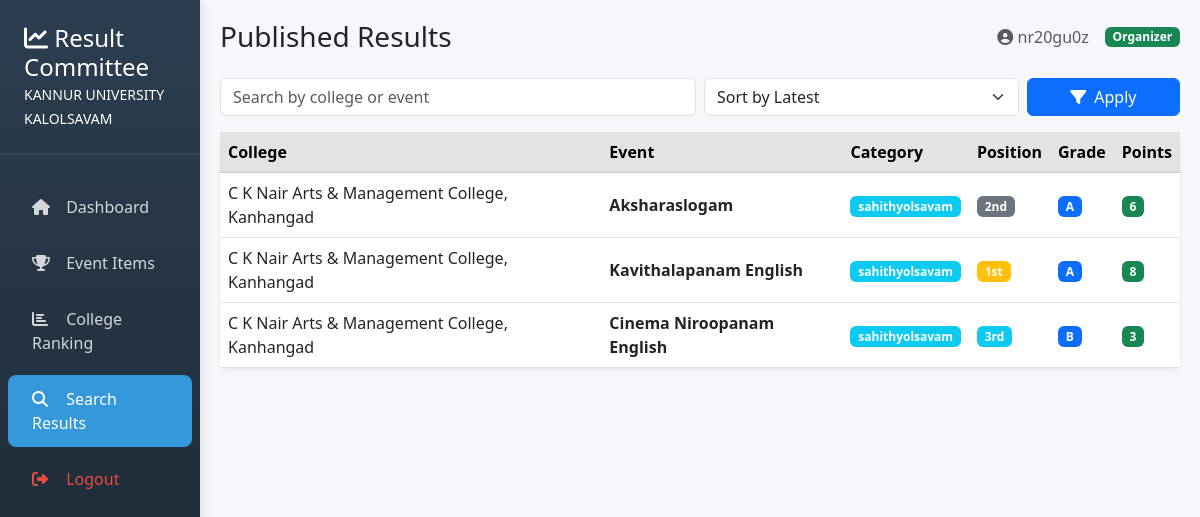
/organizer/student-results/ (signed in), run on an earlier commit of the app's database.
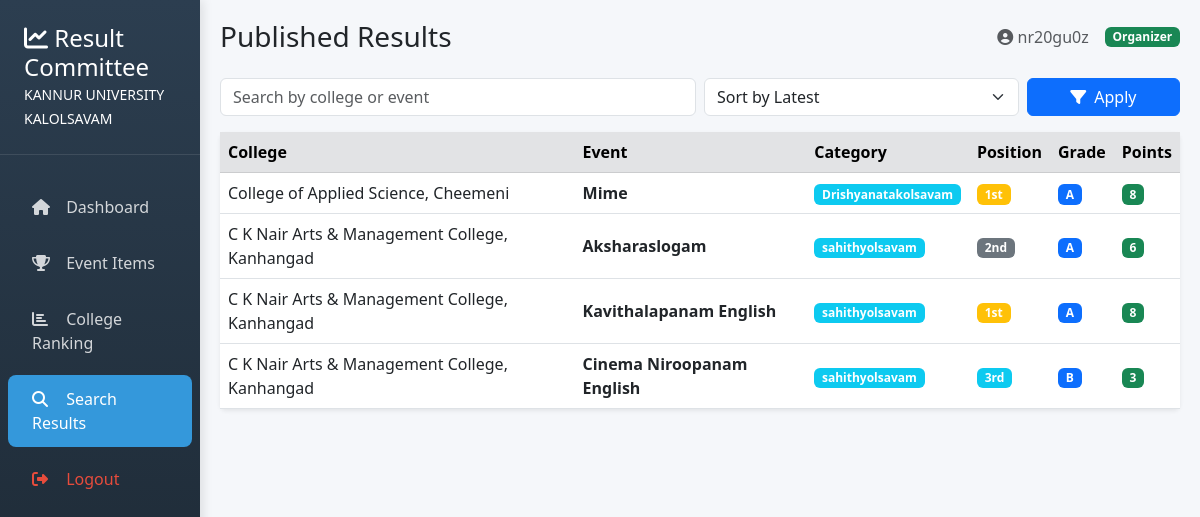
And on a later commit of the database.
### accounts/models.py (models this page shows, shortened)
class Result(models.Model):
    POSITION_CHOICES = [
        (1, "1st"),
        (2, "2nd"),
        (3, "3rd"),
    ]
    GRADE_CHOICES = [
        ("A", "A"),
        ("B", "B"),
        ("C", "C"),
        ("D", "D"),
        ("E", "E"),
    ]
    item = models.ForeignKey(Item, on_delete=models.CASCADE, related_name="results")
    team = models.ForeignKey(Team, on_delete=models.CASCADE, related_name="results")
    position = models.PositiveSmallIntegerField(choices=POSITION_CHOICES)
    grade = models.CharField(max_length=1, choices=GRADE_CHOICES, default="E")
    points = models.IntegerField(default=0)
    is_deleted = models.BooleanField(default=False)
    created_at = models.DateTimeField(default=now)
    class Meta:
        unique_together = ("item", "team")
        ordering = ["position", "-points"]

class Team(models.Model):
    college = models.ForeignKey(College, on_delete=models.CASCADE)
    item = models.ForeignKey(Item, on_delete=models.CASCADE)
    category = models.CharField(max_length=255)
    students = models.ManyToManyField(Student)
    created_at = models.DateTimeField(auto_now_add=True)

class College(models.Model):
    user = models.ForeignKey(   # 🔥 TEMP: NOT OneToOne
        settings.AUTH_USER_MODEL,
        on_delete=models.CASCADE,
        null=True,
        blank=True,
        related_name="colleges"
    )
    college_name = models.CharField(max_length=255)
    district = models.CharField(max_length=255)

class Item(models.Model):
    name = models.CharField(max_length=255)
    numbers = models.PositiveIntegerField()
    category = models.CharField(max_length=255)
    max_participants = models.PositiveIntegerField(default=1)
    item_type = models.CharField(max_length=10, choices=[("single","single"),("group","group")])  # ← added

### accounts/views.py (the view)
# urls.py: path("organizer/student-results/", views.organizer_student_results, name="organizer_student_results"),
@never_cache
@login_required
def organizer_student_results(request):
    query = request.GET.get("q", "")
    sort_by = request.GET.get("sort", "latest")
    results = Result.objects.filter(is_deleted=False).select_related(
        "item", "team__college"
    )
    if query:
        results = results.filter(
            Q(team__college__college_name__icontains=query) |
            Q(item__name__icontains=query)
        )
    if sort_by == "category":
        results = results.order_by("item__category", "item__name")
    elif sort_by == "college":
        results = results.order_by("team__college__college_name")
    elif sort_by == "student":
        results = results.order_by("team__name")  # change if needed
    else:  # latest
        results = results.order_by("-created_at")
    return render(request, "organizer/student_results.html", {
        "results": results,
        "query": query,
        "sort_by": sort_by,
    })

### accounts/templates/organizer/student_results.html (shortened to what this page needs)
{% extends "organizer/base.html" %}
{% block page_title %}Published Results{% endblock %}
{% block content %}
<form method="get" class="row g-2 mb-3">
    <div class="col-md-6">
        <input type="text"
               name="q"
               value="{{ query }}"
               class="form-control"
               placeholder="Search by college or event">
    </div>
    <div class="col-md-4">
        <select name="sort" class="form-select">
            <option value="latest" {% if sort_by == "latest" %}selected{% endif %}>
                Sort by Latest
            </option>
        </select>
    </div>
    <div class="col-md-2 d-grid">
        <button class="btn btn-primary">
            <i class="fas fa-filter me-1"></i> Apply
        </button>
    </div>
</form>
<div class="card shadow-sm border-0">
    <div class="table-responsive">
        <table class="table table-hover align-middle mb-0">
            <thead class="table-secondary">
                <tr>
                    <th>College</th>
                    <th>Event</th>
                    <th>Category</th>
                    <th>Position</th>
                    <th>Grade</th>
                    <th>Points</th>
                </tr>
            </thead>
            <tbody>
            {% for r in results %}
            <tr>
                <td>{{ r.team.college.college_name }}</td>
                <td><strong>{{ r.item.name }}</strong></td>
                <td>
                    <span class="badge bg-info">
                        {{ r.item.category|default:"General" }}
                    </span>
                </td>
                <td>
                    <span class="badge
                        {% if r.position == 1 %}bg-warning
                        {% elif r.position == 2 %}bg-secondary
                        {% elif r.position == 3 %}bg-info
                        {% else %}bg-light{% endif %}">
                        {{ r.get_position_display }}
                    </span>
                </td>
                <td>
                    <span class="badge bg-primary">{{ r.grade }}</span>
                </td>
                <td>
                    <span class="badge bg-success">{{ r.points }}</span>
                </td>
            </tr>
            {% endfor %}
            </tbody>
        </table>
    </div>
</div>
{% endblock %}

What changed in the data, as far as the page shows it:
added Result: team.college.college_name "College of Applied Science, Cheemeni", item.name "Mime", item.category "Drishyanatakolsavam", position "1st", grade "A", points "8"
